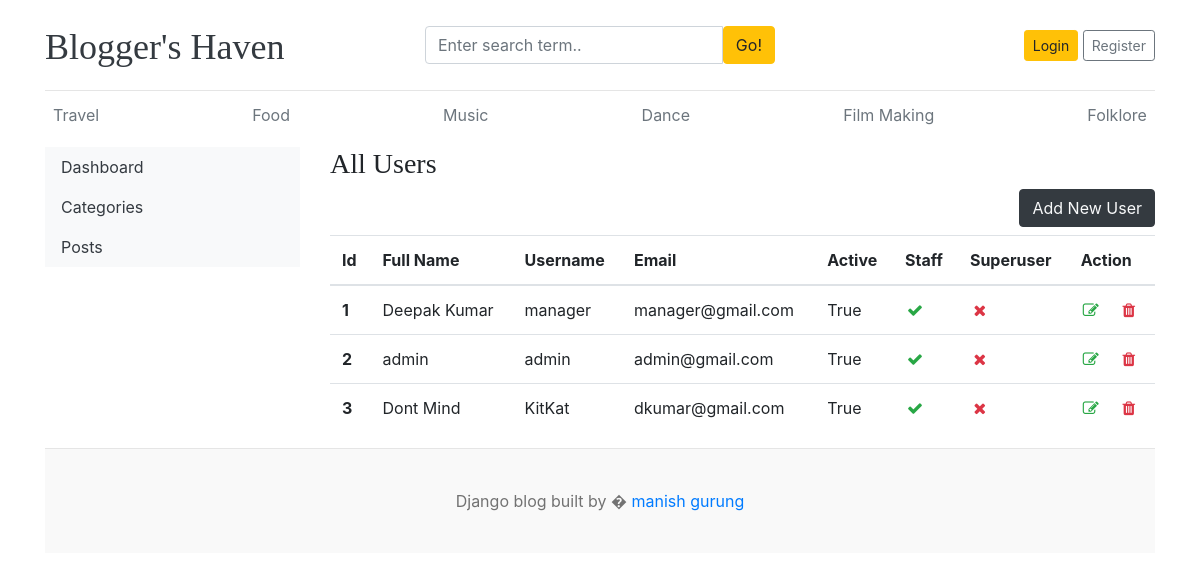
The page /dashboard/users/ on the database its author committed.
### blogs/models.py (models this page shows, shortened)
class Category(models.Model):
    Category_name = models.CharField(max_length=50, unique=True)
    created_at = models.DateTimeField(auto_now_add=True)
    updated_at = models.DateTimeField(auto_now=True)
    class Meta:
        verbose_name_plural = 'Categories'

### dashboard/views.py (the view)
# urls.py: path('users/', views.users, name='users'),
def users(request):
    users = User.objects.all()
    context = {
        'users': users
    }
    return render(request, 'dashboard/users.html', context)

### blogs/context_processors.py (called while the page is built)
def get_categories(request):
    categories= Category.objects.all()
    return dict(categories=categories)

### templates/dashboard/users.html
{% extends 'base.html' %}
{% block content %}
<div class="row">
    {% include './leftsidebar.html' %}
    <div class="col-md-9">
        <h3>All Users</h3>
        <a href="{% url 'add_users' %}" class="btn btn-dark text-light float-right mb-2">Add New User</a>
        <table class="table table-hover">
        <thead>
            <tr>
            <th>Id</th>
            <th>Full Name</th>
            <th>Username</th>
            <th>Email</th>
            <th>Active</th>
            <th>Staff</th>
            <th>Superuser</th>
            <th>Action</th>
            </tr>
        </thead>
        <tbody>
        {% for user in users %}
            <tr>
            <th>{{ forloop.counter }}</th>
            <td>{{ user.first_name }} {{ user.last_name }}</td>
            <td>{{ user.username }}</td>
            <td>{{ user.email }}</td>
            <td>{{ user.is_active }}</td>
            <td>{% if user.is_staff %} <i class="fa fa-check text-success"></i> {% else %} <i class="fa fa-times text-success text-danger"></i> {% endif %}</td>
            <td>{% if user.is_supperuser %} <i class="fa fa-check text-success"></i> {% else %} <i class="fa fa-times text-success text-danger"></i> {% endif %}</td>
            <td>
                <a href="{% url 'edit_users' user.id %}"><i class="fa fa-edit text-success"></i></a> &nbsp;&nbsp;
                <a href="{% url 'delete_users' user.id %}"><i class="fa fa-trash text-danger"></i></a>
            </td>
            </tr>
        {% endfor %}
        </tbody>
        </table>
    </div>
</div>
{% endblock %}

### templates/header.html (shortened to what this page needs)
{% load static %}
<!DOCTYPE html>
<html lang="en">
<head>
    <link href="https://getbootstrap.com/docs/4.0/dist/css/bootstrap.min.css" rel="stylesheet">
    <link href="{% static 'css/blog.css' %}" rel="stylesheet">
    <link rel="stylesheet" href="https://cdnjs.cloudflare.com/ajax/libs/font-awesome/7.0.0/css/fontawesome.min.css" />
    <link rel="stylesheet" href="https://cdnjs.cloudflare.com/ajax/libs/font-awesome/4.7.0/css/font-awesome.min.css">
  </head>
<body>
    <div class="container">
      <header class="blog-header py-3">
        <div class="row flex-nowrap justify-content-between align-items-center">
          <div class="col-lg-4 pt-1">
            <a class="blog-header-logo text-dark" href="/">Blogger's Haven</a>
          </div>
          <div class="col-4">
            <form action="{% url 'search' %}" method="get">
              <div class="input-group">
                <input class="form-control" name="keyword" type="text" placeholder="Enter search term.." aria-label="Enter search term.."aria-describedby="button-search" />
                <button type="submit" class="btn btn-warning" id="button-search" type="button">Go!</button>
              </div>
            </form>
          </div>
          <div class="col-4 d-flex justify-content-end align-items-center">
            {% if not user.is_authenticated %}
            <a class="btn btn-sm btn-warning" href="{% url 'login' %}">Login</a> &nbsp;
            <a class="btn btn-sm btn-outline-secondary" href="{% url 'register' %}">Register</a>
              {% else %}
                <span><a href="{% url 'dashboard' %}" class="btn btn-warning">Dashboard</a></span> &nbsp;
                <span><a href="{% url 'logout' %}">Logout</a></span>
            {% endif %}
          </div>
        </div>
      </header>
      <div class="nav-scroller py-1 mb-2">
        <nav class="nav d-flex justify-content-between">
          {% for cat in categories %}
          <a class="p-2 text-muted" href="{% url 'posts_by_category' cat.id %}">{{ cat.Category_name }}</a>
          {% endfor %}
        </nav>
      </div>

### static/css/blog.css (style rules this page uses)
.blog-header { border-bottom: 1px solid #e5e5e5; }
.blog-header-logo { font-family: "Playfair Display", Georgia, "Times New Roman", serif; font-size: 2.25rem; }
h1, h2, h3, h4, h5, h6 { font-family: "Playfair Display", Georgia, "Times New Roman", serif; }

### rows shown on the page
Category: Category_name "Travel"
Category: Category_name "Food"
Category: Category_name "Music"
Category: Category_name "Dance"
Category: Category_name "Film Making"
Category: Category_name "Folklore"

### other values the page prints
{{ user.first_name }} "Deepak"
{{ user.last_name }} "Kumar"
{{ user.username }} "manager"
{{ user.email }} "manager@gmail.com"
{{ user.is_active }} "True"
{{ user.first_name }} "admin"
{{ user.username }} "admin"
{{ user.email }} "admin@gmail.com"
{{ user.first_name }} "Dont"
{{ user.last_name }} "Mind"
{{ user.username }} "KitKat"
{{ user.email }} "dkumar@gmail.com"
